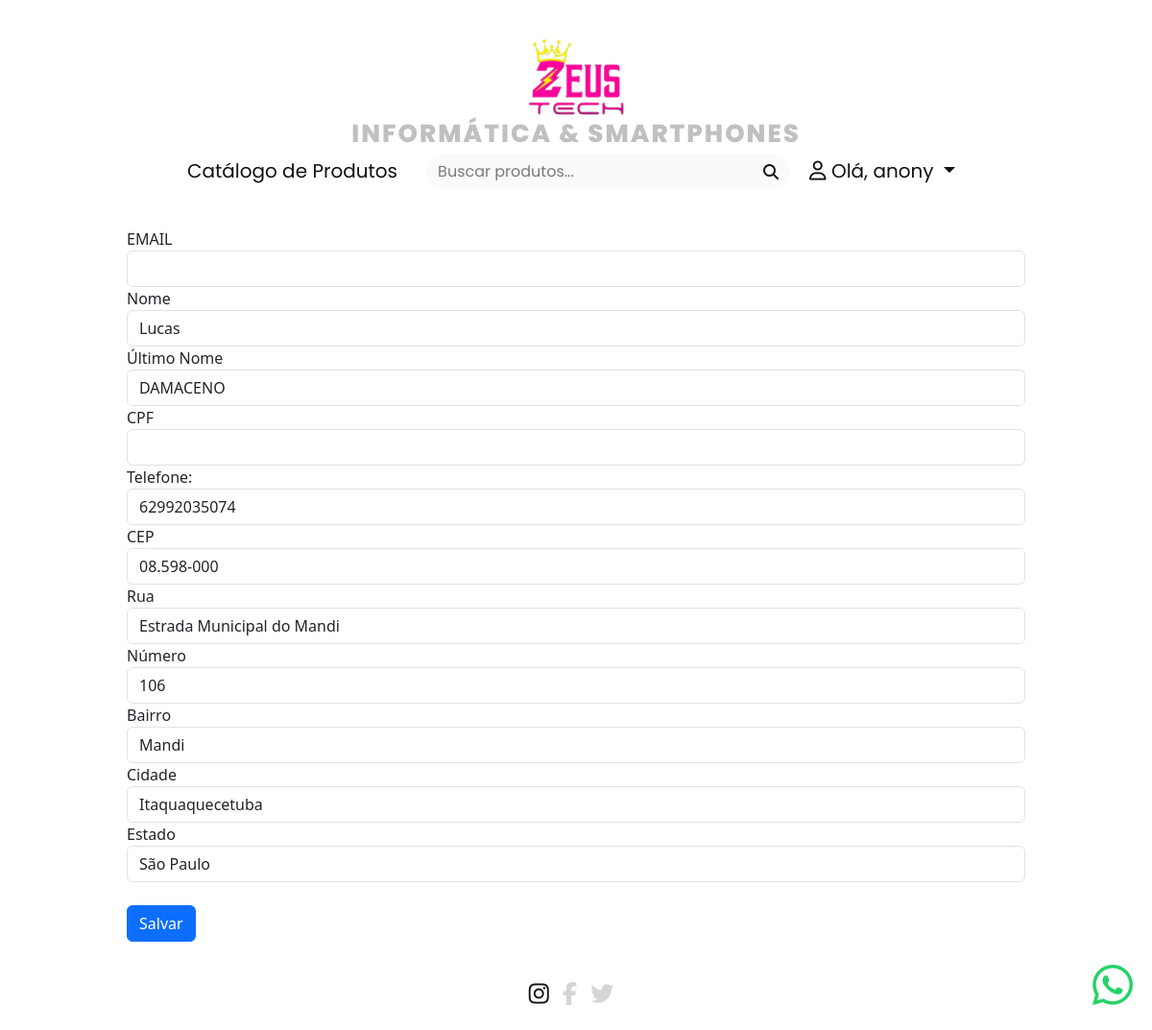
Page /UsuariosCadastroApp/minha_conta/ (signed in) on the committed database.
### UsuariosCadastroApp/models.py (models this page shows, shortened)
class PerfilUsuario(models.Model):
    user = models.OneToOneField(User, on_delete=models.CASCADE)
    nome = models.CharField(max_length=100)
    ultimo_nome = models.CharField(max_length=100)
    cpf = models.CharField(max_length=100)
    telefone = models.CharField(max_length=20, blank=True)
    cep = models.CharField(max_length=10)
    rua = models.CharField(max_length=255)
    numero = models.CharField(max_length=10)
    bairro = models.CharField(max_length=99)
    cidade = models.CharField(max_length=100)
    estado = models.CharField(max_length=50)

### UsuariosCadastroApp/views.py (the view)
# urls.py: path('minha_conta/', views.minha_conta, name='minha_conta'),
@login_required
def minha_conta(request):
    perfil_usuario, created = PerfilUsuario.objects.get_or_create(user=request.user)
    if request.method == 'POST':
        perfil_usuario.nome = request.POST.get('nome', perfil_usuario.nome)
        perfil_usuario.ultimo_nome = request.POST.get('ultimo_nome', perfil_usuario.ultimo_nome)
        perfil_usuario.telefone = request.POST.get('telefone', perfil_usuario.telefone)
        perfil_usuario.cep = request.POST.get('cep', perfil_usuario.cep)
        perfil_usuario.rua = request.POST.get('rua', perfil_usuario.rua)
        perfil_usuario.numero = request.POST.get('numero', perfil_usuario.numero)
        perfil_usuario.bairro = request.POST.get('bairro', perfil_usuario.bairro)
        perfil_usuario.cidade = request.POST.get('cidade', perfil_usuario.cidade)
        perfil_usuario.estado = request.POST.get('estado', perfil_usuario.estado)
        cpf = request.POST.get('cpf',perfil_usuario.cpf)
        if cpf:
            try:
                validate_cpf(cpf)  # Isso levantará uma exceção se o CPF for inválido
                perfil_usuario.cpf = cpf
            except ValidationError:
                messages.add_message(request, constants.ERROR, 'CPF inválido. Por favor, tente novamente.')
                pass
        perfil_usuario.save()
        return redirect('minha_conta')
    else:
        return render(request, 'minha_conta.html', {'perfil_usuario': perfil_usuario})

### UsuariosCadastroApp/templates/minha_conta.html (shortened to what this page needs)
{% extends 'conteudo.html' %}
{% load static %}
{% block 'principal_1' %}
<form action="{% url 'minha_conta' %}" method="post">{% csrf_token %}
    <div class="form-group">
        <label for="email">EMAIL</label>
        <input type="text" class="form-control" id="email" name="email" value="{{ user.email }}" {% if user.email %}disabled{% endif %}>
    </div>
    <div class="form-group">
        <label for="nome">Nome</label>
        <input type="text" class="form-control" id="nome" name="nome" value="{{ perfil_usuario.nome }}">
    </div>
    <div class="form-group">
        <label for="ultimo_nome">Último Nome</label>
        <input type="text" class="form-control" id="ultimo_nome" name="ultimo_nome" value="{{ perfil_usuario.ultimo_nome }}">
    </div>
    <div class="form-group">
        <label for="cpf">CPF</label>
        <input type="text" class="form-control" id="cpf" name="cpf" value="{{ perfil_usuario.cpf }}" {% if perfil_usuario.cpf %}disabled{% endif %}>
    </div>
    <div class="form-group">
        <label for="telefone">Telefone:</label>
        <input type="text" class="form-control" id="telefone" name="telefone" value="{{ perfil_usuario.telefone }}">
    </div>
    <div class="form-group">
        <label for="cep">CEP</label>
        <input type="text" class="form-control" id="cep" name="cep" value="{{ perfil_usuario.cep }}">
    </div>
    <div class="form-group">
        <label for="rua">Rua</label>
        <input type="text" class="form-control" id="rua" name="rua" value="{{ perfil_usuario.rua }}">
    </div>
    <div class="form-group">
        <label for="numero">Número</label>
        <input type="text" class="form-control" id="numero" name="numero" value="{{ perfil_usuario.numero }}">
    </div>
    <div class="form-group">
        <label for="bairro">Bairro</label>
        <input type="text" class="form-control" id="bairro" name="bairro" value="{{ perfil_usuario.bairro }}">
    </div>
    <div class="form-group">
        <label for="cidade">Cidade</label>
        <input type="text" class="form-control" id="cidade" name="cidade" value="{{ perfil_usuario.cidade }}">
    </div>
    <div class="form-group">
        <label for="estado">Estado</label>
        <input type="text" class="form-control" id="estado" name="estado" value="{{ perfil_usuario.estado }}">
    </div>
    <br>
    <button type="submit" class="btn btn-primary">Salvar</button>
</form>
{% endblock 'principal_1' %}

### templates/conteudo.html (shortened to what this page needs)
{% load static %}
<!DOCTYPE html>
<html lang="pt-br" data-bs-theme="light">
<head>
    <link href="https://cdn.jsdelivr.net/npm/bootstrap@5.3.2/dist/css/bootstrap.min.css" rel="stylesheet">
    <link rel="stylesheet" href="https://use.fontawesome.com/releases/v5.5.0/css/all.css">
    <link rel="stylesheet" type="text/css" href="{% static 'css/styles.css' %}">
    <link rel="stylesheet" href="https://cdn.jsdelivr.net/npm/bootstrap-icons@1.11.3/font/bootstrap-icons.min.css">
</head>
<body>
<header class="cabecalho">
    <div class="container-personalizado marg" >
        <a href="{% url 'produtos' %}" style="text-decoration: none;">
            <div class="d-flex justify-content-center">
            <img src="{% static 'img/zeus.png' %}" alt="ZEUS TECH" style="margin-bottom: 4px; margin-top: 40px; width: 100px; height: 100;">
            </div>
            <h5 style="margin-bottom: -8px; text-transform: uppercase; letter-spacing: 2px; color:#11111144; font-size: 26px; font-weight: 800;" class="text-center logocab">Informática & smartphones</h5>
        </a>
        <nav class="navbar sticky-top navbar-expand-lg navbar-light text-white justify-content-center" style="max-width: 90%; margin: 0 auto;">
            <div class="navbar-collapse text-center" id="navbarNav">
                <ul class="navbar-nav mx-auto">
                    <li class="nav-item {% if request.path == '/ProdutosApp/produtos/' %}active{% endif %}">
                        <a class="nav-link css-z4m310 logocab" style="font-size: 20px; font-weight: 400;" href="/ProdutosApp/produtos/">Catálogo de Produtos</a>
                    </li>
                    <form action="{% url 'produtos' %}" method="POST">{% csrf_token %}
                        <div class="container">
                            <div class="d-flex justify-content-center">
                                <div class="input-group searchbar" style="margin-top: 6px;">
                                    <input class="search_input form-control" type="text" name="buscarproduto" placeholder="Buscar produtos...">
                                    <button type="submit" class="search_button btn btn-dark"><i class="fas fa-search"></i></button>
                                </div>
                            </div>
                        </div>
                    </form>
                    {% if user.is_authenticated %}
                    <li class="nav-item dropdown">
                        <a class="nav-link dropdown-toggle css-z4m310 logocab" style="font-size: 20px; font-weight: 400;" href="#" id="navbarDropdown" role="button" data-toggle="dropdown" aria-haspopup="true" aria-expanded="false">
                            <i class="fa-regular fa-user"></i>
                            Olá, {{ user.username }}
                        </a>
                    </li>
                {% endif %}
                </ul>
            </div>
        </nav>
    </div>
</header>
<main class="conteudo">
    <section class="container-personalizado_1 container-personalizado_1_blur">
        {% block 'principal_1' %} {% endblock %}
    </section>
</main>
<footer class="rodape">
    <div class="footer-container">
        <div class="p-2 text-white text-center">
            <a class="nav-link" style="color: #111111; display: inline-block; margin-right: 10px; margin-top: 16px; font-size: 24px;" href="https://www.instagram.com"><i class="fa-brands fa-instagram"></i></a>
            <a class="nav-link" style="color: #1111112d; display: inline-block; margin-right: 10px; margin-top: 16px; font-size: 24px;"><i class="fa-brands fa-facebook-f"></i></a>
            <a class="nav-link" style="color: #1111112d; display: inline-block; margin-right: 10px; margin-top: 16px; font-size: 24px;"><i class="fa-brands fa-twitter"></i></a>
        </div>
        <div class="container-personalizado text-center logocab">
        </div>
    </div>
</footer>
<a href="https://api.whatsapp.com/send?phone=5511978367091" style="font-size: 24px;" class="whatsapp-icon">
  <i class="fab fa-whatsapp fa-2x"></i>
</a>
</body>
</html>

### templates/static/css/styles.css (style rules this page uses)
.searchbar { margin-bottom: 2%; margin-top: auto; background-color: rgba(200, 200, 200, 0.1); border-radius: 20px; }
.search_input { font-family: "Poppins", sans-serif; -webkit-font-smoothing: antialiased; -moz-osx-font-smoothing: grayscale; color: #111111; border: 0; outline: none; background: none; flex: 1; }
.search_button { border-radius: 0 20px 20px 0; color: #111111; border: none; cursor: pointer; outline: none; background-color: rgba(200, 200, 200, 0); transition: background-color 0.3s; }
::placeholder { color: #1111118c !important; }
.logocab { font-family: "Poppins", sans-serif; -webkit-font-smoothing: antialiased; -moz-osx-font-smoothing: grayscale; color: #FFFFFF; }
body { background-image: #ffffff; background-size: cover; background-repeat: no-repeat; background-attachment: fixed; }
.container-personalizado { max-width: 80%; margin: 0 auto; padding-bottom: 1%; }
.container-personalizado_1 { max-width: 80%; margin: 0 auto; background-color: #313535be; }
.container-personalizado_1_blur { padding: 1%; background-color: rgba(255, 255, 255, 0.3); backdrop-filter: blur(20px); -webkit-backdrop-filter: blur(20px); border-radius: 20px; }
.css-z4m310 { color: #111111; }
.navbar-nav .nav-item { margin-right: 10px; }
.whatsapp-icon { position: fixed; bottom: 20px; right: 20px; z-index: 1000; transition: opacity 0.3s; }
.whatsapp-icon i { color: #25D366; }

### rows in the picture
PerfilUsuario: nome "Lucas", ultimo_nome "DAMACENO", telefone "62992035074", cep "08.598-000", rua "Estrada Municipal do Mandi", numero "106", bairro "Mandi", cidade "Itaquaquecetuba", estado "São Paulo"

### other values in the picture
{{ user.username }} "anony"
